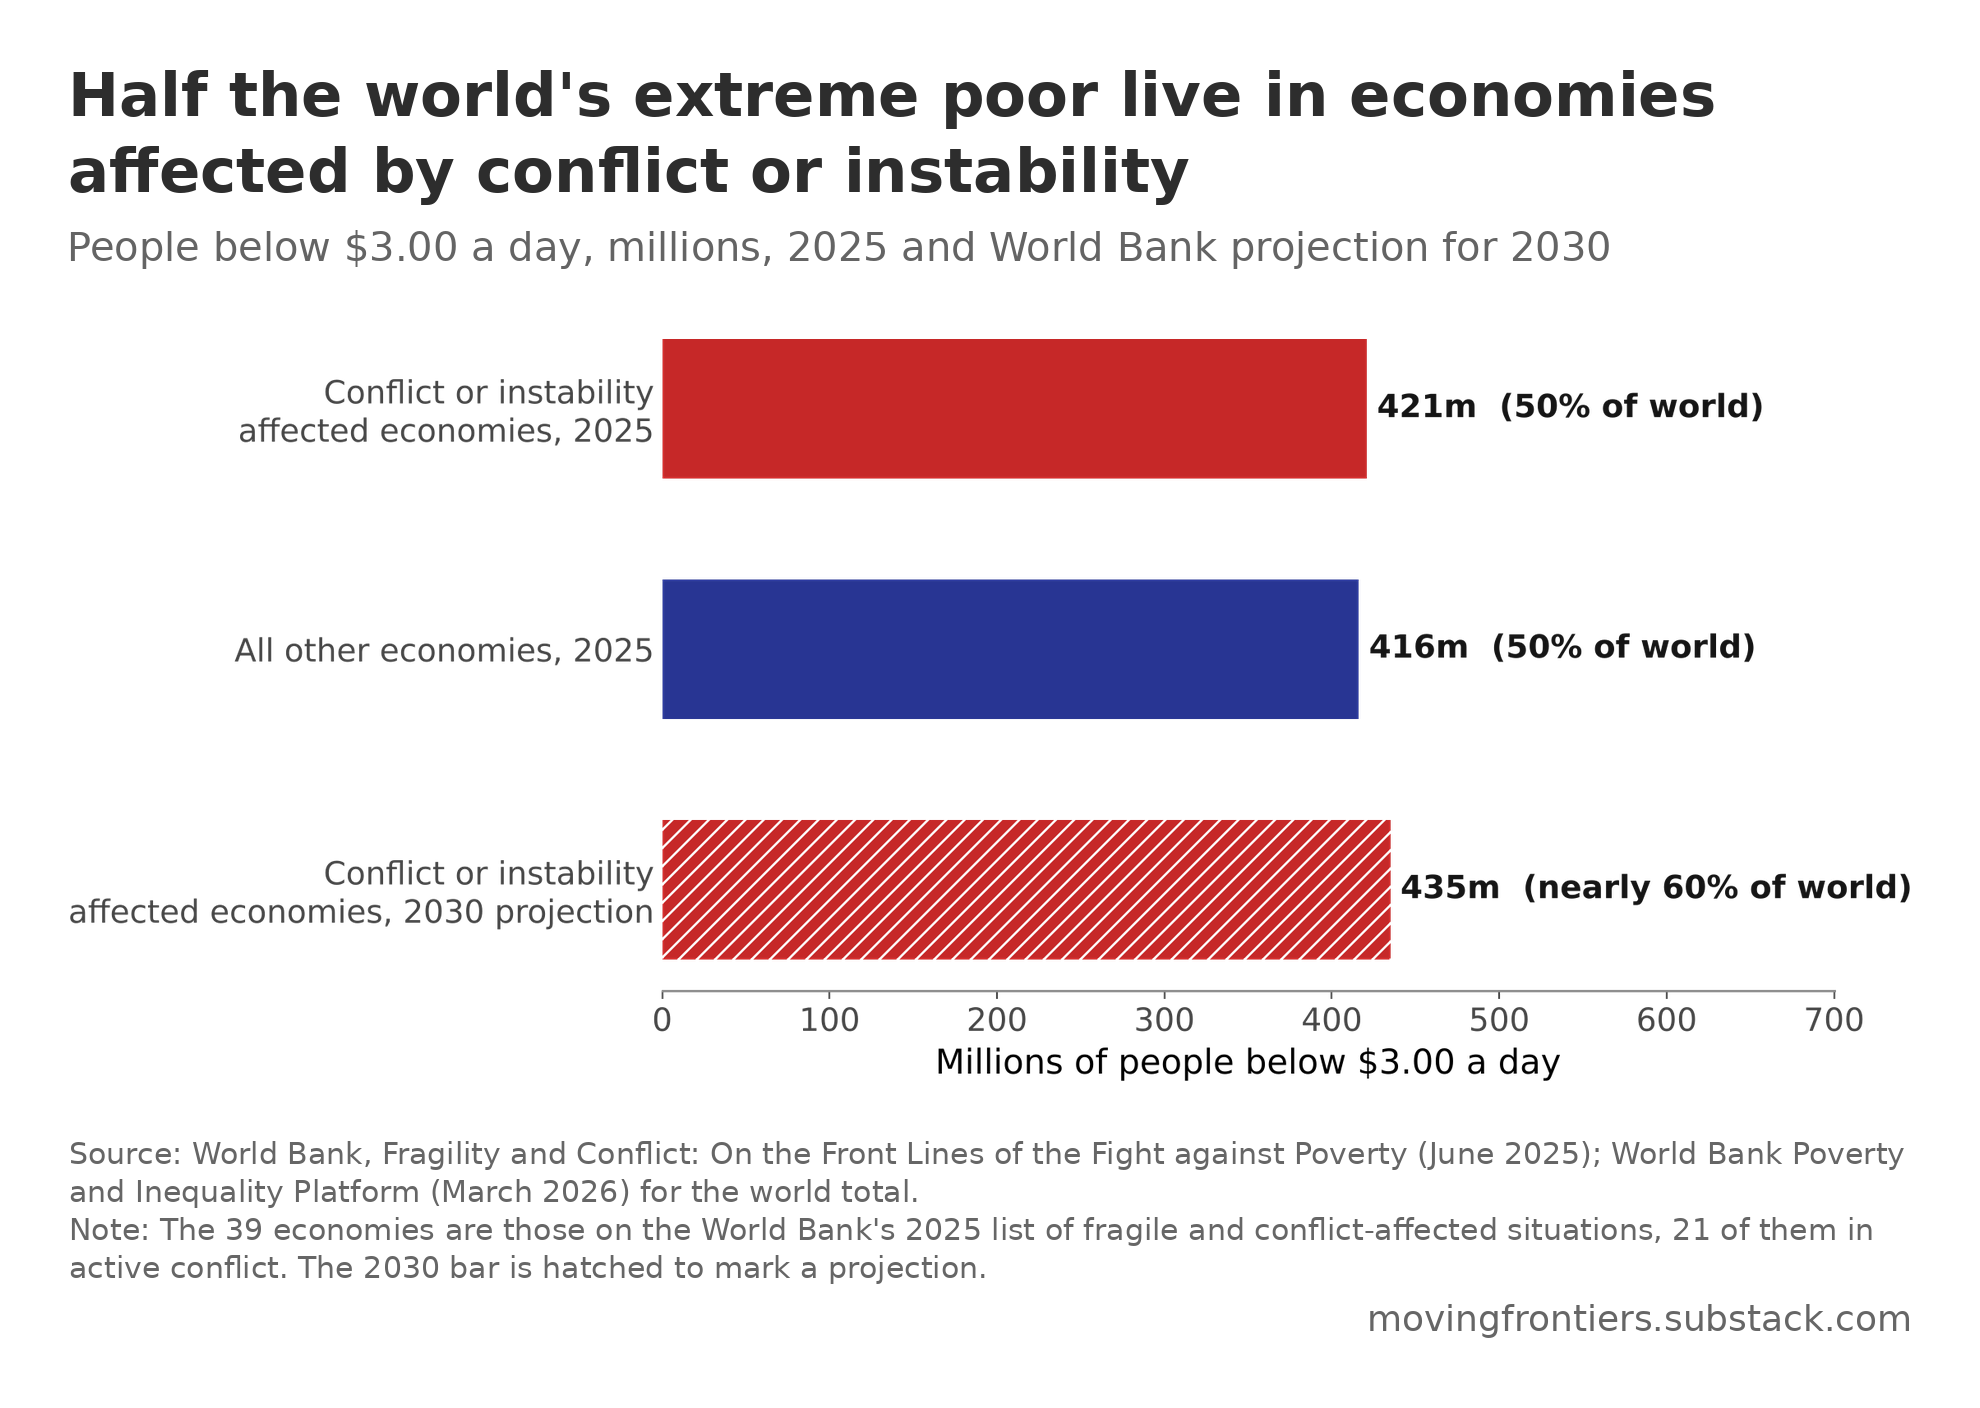

Write the Python code that produced this figure.
"""Chart 6: fragile conflict settings.
Self-contained: house style and data are embedded. Requires numpy, matplotlib and Pillow.
Run: python chart-6-fragile-conflict-settings.py  -> writes chart-6-fragile-conflict-settings.png and chart-6-fragile-conflict-settings.csv
"""
# ---- Moving Frontiers house style (inlined) -------------------------------
# Plot in matplotlib on a transparent canvas, then compose() lays out title,
# subtitle, plot, caption and watermark in PIL with every gap measured ink to
# ink, and verify() re-measures the finished PNG and asserts the gaps.
import io, textwrap
import numpy as np
import matplotlib
matplotlib.use("Agg")
import matplotlib.pyplot as plt
from matplotlib import font_manager
from PIL import Image, ImageDraw, ImageFont

RED, GOLD, GREEN, BLUE, GREY = "#C62828", "#F9A825", "#00897B", "#283593", "#888888"
INK, PAPER = "#141414", "#FFFFFF"
def palette(n):
    return [[BLUE], [BLUE, RED], [BLUE, RED, GREEN], [BLUE, RED, GREEN, GOLD]][n - 1]

REF_W = 1980
GAP_TITLE_SUB, GAP_SUB_PLOT, GAP_PLOT_CAP, GAP_CAP_MARK, BORDER = 25, 70, 60, 20, 70
TITLE_PX, SUB_PX, CAP_PX = 61, 40, 30          # at REF_W; title ~3.1% of width
TITLE_RGB, SUB_RGB, CAP_RGB = (45, 45, 45), (100, 100, 100), (102, 102, 102)
WATERMARK = "movingfrontiers.substack.com"

_fp = font_manager.findfont("DejaVu Sans")
_fpb = font_manager.findfont(font_manager.FontProperties(family="DejaVu Sans", weight="bold"))
def _font(px, bold=False):
    return ImageFont.truetype(_fpb if bold else _fp, px)

plt.rcParams.update({
    "font.family": "DejaVu Sans", "font.size": 15,
    "xtick.labelsize": 14, "ytick.labelsize": 14, "legend.fontsize": 14,
    "axes.labelsize": 15, "axes.edgecolor": "#888888", "axes.linewidth": 1.0,
    "axes.facecolor": PAPER, "figure.facecolor": "none", "savefig.facecolor": "none",
    "axes.spines.top": False, "axes.spines.right": False,
    "xtick.color": "#444444", "ytick.color": "#444444", "text.color": INK,
})

def new_figure(w_in=9.2, h_in=7.34, dpi=200):
    fig = plt.figure(figsize=(w_in, h_in), dpi=dpi)
    return fig

def render_plot(fig):
    """Rasterise the figure on a transparent background and crop to its ink."""
    buf = io.BytesIO()
    fig.savefig(buf, format="png", dpi=fig.dpi, transparent=True, bbox_inches="tight", pad_inches=0.05)
    buf.seek(0)
    im = Image.open(buf).convert("RGBA")
    bbox = im.getchannel("A").getbbox()
    return im.crop(bbox)

def _text_layer(text, px, rgb, bold=False, width_px=None, align="left", linespacing=1.25):
    """Render wrapped text on a transparent layer cropped to its ink."""
    font = _font(px, bold)
    if width_px:
        # wrap by measured width
        lines = []
        for para in text.split("\n"):
            words, cur = para.split(), ""
            for w in words:
                t = (cur + " " + w).strip()
                if font.getlength(t) <= width_px or not cur:
                    cur = t
                else:
                    lines.append(cur); cur = w
            lines.append(cur)
    else:
        lines = text.split("\n")
    lh = int(round(px * linespacing))
    H = lh * len(lines) + px
    W = int(max(font.getlength(l) for l in lines)) + px
    layer = Image.new("RGBA", (W, H), (0, 0, 0, 0))
    d = ImageDraw.Draw(layer)
    for i, l in enumerate(lines):
        x = 0 if align == "left" else W - px - font.getlength(l)
        d.text((x, i * lh), l, font=font, fill=rgb + (255,))
    return layer.crop(layer.getchannel("A").getbbox())

def compose(plot_im, title, subtitle, source, note=None, out="chart.png", csv=None, csv_rows=None, W=REF_W):
    s = W / REF_W
    inner = W - 2 * BORDER
    # scale the plot to the inner width
    pw, ph = plot_im.size
    if pw != inner:
        plot_im = plot_im.resize((inner, int(ph * inner / pw)), Image.LANCZOS)
    t_layer = _text_layer(title, int(TITLE_PX * s), TITLE_RGB, bold=True, width_px=inner)
    s_layer = _text_layer(subtitle, int(SUB_PX * s), SUB_RGB, width_px=inner)
    cap = "Source: " + source + ("\nNote: " + note if note else "")
    c_layer = _text_layer(cap, int(CAP_PX * s), CAP_RGB, width_px=inner)
    m_layer = _text_layer(WATERMARK, int(CAP_PX * 1.2 * s), CAP_RGB)
    H = (BORDER + t_layer.height + GAP_TITLE_SUB + s_layer.height + GAP_SUB_PLOT + plot_im.height
         + GAP_PLOT_CAP + c_layer.height + GAP_CAP_MARK + m_layer.height + BORDER)
    canvas = Image.new("RGB", (W, H), (255, 255, 255))
    y = BORDER
    canvas.paste(t_layer, (BORDER, y), t_layer); y += t_layer.height + GAP_TITLE_SUB
    canvas.paste(s_layer, (BORDER, y), s_layer); y += s_layer.height + GAP_SUB_PLOT
    canvas.paste(plot_im, (BORDER, y), plot_im); y += plot_im.height + GAP_PLOT_CAP
    canvas.paste(c_layer, (BORDER, y), c_layer); y += c_layer.height + GAP_CAP_MARK
    canvas.paste(m_layer, (W - BORDER - m_layer.width, y), m_layer)
    canvas.save(out, dpi=(200, 200))
    if csv and csv_rows:
        import csv as _csv
        with open(csv, "w", newline="") as f:
            _csv.writer(f).writerows(csv_rows)
    verify(out, (t_layer.height, s_layer.height, plot_im.height, c_layer.height, m_layer.height))
    return out

def verify(path, heights):
    """Scan rows of the finished PNG for ink and assert the vertical gaps."""
    a = np.asarray(Image.open(path).convert("L"))
    ink_rows = np.where((a < 250).any(axis=1))[0]
    ink_cols = np.where((a < 250).any(axis=0))[0]
    assert ink_rows[0] == BORDER and ink_cols[0] == BORDER, ("border", ink_rows[0], ink_cols[0])
    assert a.shape[0] - 1 - ink_rows[-1] == BORDER, ("bottom border", a.shape[0] - 1 - ink_rows[-1])
    # blocks of ink separated by white gaps
    gaps, prev = [], ink_rows[0]
    for r in ink_rows[1:]:
        if r - prev > 1:
            gaps.append(r - prev - 1)
        prev = r
    expected = [GAP_TITLE_SUB, GAP_SUB_PLOT, GAP_PLOT_CAP, GAP_CAP_MARK]
    found = [g for g in gaps if g >= GAP_CAP_MARK - 1]
    # the four structural gaps must be present in order (text lines create smaller gaps)
    ok = [g for g in found if g in expected or g - 1 in expected or g + 1 in expected]
    assert len(ok) >= 4, ("structural gaps", found)
    print(f"verified {path}: size {a.shape[1]}x{a.shape[0]}, gaps {found}")
# ---------------------------------------------------------------------------

# World Bank, Fragility and Conflict report (June 2025): 421 million people below $3.00 a day in the
# 39 economies affected by conflict or instability in 2025; projected 435 million, nearly 60 percent of
# the world's extreme poor, by 2030. World total 2025: 837 million (PIP, March 2026).
world_2025 = 837.2
fcs_2025, fcs_2030 = 421.0, 435.0
rest_2025 = round(world_2025 - fcs_2025, 1)
rows = [("Conflict or instability\naffected economies, 2025", fcs_2025, RED, f"{fcs_2025:,.0f}m  (50% of world)"),
        ("All other economies, 2025", rest_2025, BLUE, f"{rest_2025:,.0f}m  (50% of world)"),
        ("Conflict or instability\naffected economies, 2030 projection", fcs_2030, RED, f"{fcs_2030:,.0f}m  (nearly 60% of world)")]

fig = new_figure(9.2, 5.4)
ax = fig.add_subplot(111)
labels = [r[0] for r in rows][::-1]
vals = [r[1] for r in rows][::-1]
cols = [r[2] for r in rows][::-1]
txts = [r[3] for r in rows][::-1]
bars = ax.barh(labels, vals, color=cols, height=0.58)
bars[0].set_hatch("///"); bars[0].set_edgecolor("white"); bars[0].set_linewidth(0)
for b, v, t in zip(bars, vals, txts):
    ax.text(v + 6, b.get_y() + b.get_height() / 2, t, va="center", ha="left", fontsize=14, color=INK, fontweight="bold")
ax.set_xlim(0, 700)
ax.set_xticks(range(0, 701, 100))
ax.set_xlabel("Millions of people below $3.00 a day")
ax.tick_params(axis="y", length=0)
ax.spines["left"].set_visible(False)

compose(render_plot(fig),
        title="Half the world's extreme poor live in economies affected by conflict or instability",
        subtitle="People below $3.00 a day, millions, 2025 and World Bank projection for 2030",
        source="World Bank, Fragility and Conflict: On the Front Lines of the Fight against Poverty (June 2025); World Bank Poverty and Inequality Platform (March 2026) for the world total.",
        note="The 39 economies are those on the World Bank's 2025 list of fragile and conflict-affected situations, 21 of them in active conflict. The 2030 bar is hatched to mark a projection.",
        out="chart-6-fragile-conflict-settings.png", csv="chart-6-fragile-conflict-settings.csv",
        csv_rows=[["group", "poor_millions_2025"], ["conflict or instability affected economies", fcs_2025],
                  ["all other economies", rest_2025], ["conflict affected economies, 2030 projection", fcs_2030]])
